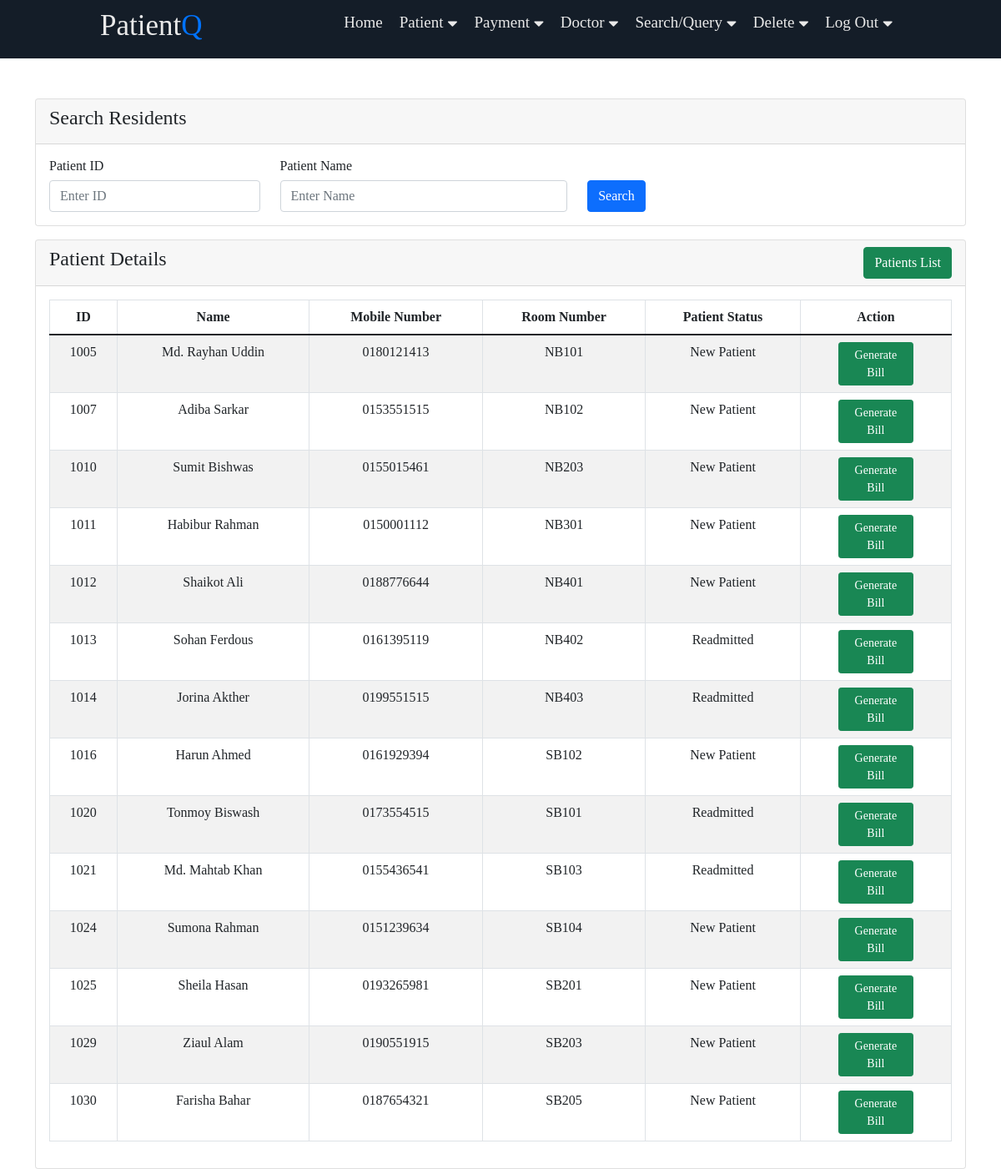
Page /v_02/payment/search-residents.php on the committed database.
### tables this page shows
create table patient (
    p_id int auto_increment,
    p_name varchar(30),
    p_age smallint,
    p_sex varchar(1),
    mobile_no varchar(15),
    address varchar(40),
    isResident varchar(1),
    room_no varchar(10),
    primary key (p_id),
    check (isResident = '0' or isResident = '1'),
    check (p_sex = 'F' or p_sex = 'M')
);

### v_02/payment/search-residents.php (the view, shortened to what this page needs)
<?php
    include('../includes/header.php');
    include ('../roots/db-connect.php');
?>
<div class="container mt-5">
<div class="row">
    <div class="col-md-12 mb-3">
        <div class="card">
            <div class="card-header">
                <h4>Search Residents</h4>
            </div>
            <div class="card-body">
                <div class="row">
                    <div class="col-md-12">
                        <form action="" method="GET">
                            <div class="row">
                                <div class="col-sm-3">
                                    <p class="h6">Patient ID</p>
                                    <input type="number" name="search_p_id" value="<?php if (isset($_GET['search_p_id'])) {echo $_GET['search_p_id']; } ?>" class="form-control" placeholder="Enter ID" >
                                </div>
                                <div class="col-sm-4">
                                    <p class="h6">Patient Name</p>
                                    <input type="text" name="search_p_name" value="<?php if (isset($_GET['search_p_name'])) {echo $_GET['search_p_name']; } ?>" class="form-control" placeholder="Enter Name">
                                </div>
                                <div class="col-sm-1 text-center">
                                    <p class="h6">&nbsp</p>
                                    <button type="submit" class="btn btn-primary">Search</button>
                                </div>
                            </div>
                        </form>
                    </div>
                </div>
            </div>
        </div>
    </div>
    <div class="col-md-12">
        <div class="card">
            <div class="card-header">
                <h4>Patient Details
                    <a href="../patient/search-patient.php" class = "btn btn-success float-end">Patients List</a>
                </h4>
            </div>
            <div class="card-body">
                <table class="table table-bordered table-striped">
                    <thead align="center">
                        <tr>
                            <th>ID</th>
                            <th>Name</th>
                            <th>Mobile Number</th>
                            <th>Room Number</th>
                            <th>Patient Status</th>
                            <th>Action</th>
                        </tr>
                    </thead>
                    <tbody align="center">
                        <?php
                            $searched_id = $_GET['search_p_id'];
                            $searched_name = $_GET['search_p_name'];
                            if (!$searched_id and !$searched_name) {
                                $query = "SELECT * FROM patient WHERE isResident = '1' ";
                            } else if ($searched_id and !$searched_name) {
                                $query = "SELECT * FROM patient WHERE p_id = $searched_id AND isResident = '1' ";
                            } else if (!$searched_id and $searched_name) {
                                $query = "SELECT * FROM patient WHERE p_name LIKE '%$searched_name%' AND isResident = '1'";
                            } else {
                                $query = "SELECT * FROM patient WHERE p_id = $searched_id AND p_name LIKE '%$searched_name%' AND isResident = '1' ";
                            }
                            $query_run = mysqli_query($connect, $query);
                            if (mysqli_num_rows($query_run) > 0) {
                                foreach ($query_run as $patient) {
                                    ?>
                                    <tr>
                                        <td> <?= $patient['p_id']; ?> </td>
                                        <td> <?= $patient['p_name']; ?> </td>
                                        <td> <?= $patient['mobile_no']; ?> </td>
                                        <td> <?= $patient['room_no']; ?> </td>
                                        <?php
                                            $p_id = $patient['p_id'];
                                            $query = "SELECT COUNT(visit_count) visit_count FROM payment_history where p_id = '$p_id' ";
                                            $query_run_visit = mysqli_query($connect, $query);
                                            $visitTuple = mysqli_fetch_assoc($query_run_visit);
                                            $v_cnt = $visitTuple['visit_count'];
                                            $query = "SELECT COUNT(*) charge_count FROM patient_record where p_id = '$p_id' AND visit_count = '$v_cnt' ";
                                            $query_run_charge = mysqli_query($connect, $query);
                                            $chargeTuple = mysqli_fetch_assoc($query_run_charge);
                                            $charge_cnt = $chargeTuple['charge_count'];
                                            $query = "SELECT paid FROM payment_history where p_id = '$p_id' AND visit_count = '$v_cnt' ";
                                            $query_run_paid = mysqli_query($connect, $query);
                                            $paidTuple = mysqli_fetch_assoc($query_run_paid);
                                            $paid = $paidTuple['paid'];
                                        ?>
                                        <?php if (!$v_cnt): ?>
                                            <td>New Patient</td>
                                        <?php elseif ($v_cnt and $paid): ?>
                                            <td>Readmitted</td>
                                        <?php elseif ($v_cnt and !$paid and !$charge_cnt): ?>
                                            <td>Add Charge</td>
                                        <?php else: ?>
                                            <td>Generated</td>
                                        <?php endif; ?>
                                        <td>
                                        <?php if (!$v_cnt): ?>
                                            <a href="../payment/generate-bill.php?p_id=<?= $patient['p_id']; ?>" class="btn btn-success btn-sm" style="width:55%">Generate Bill</a>
                                        <?php elseif ($v_cnt and $paid): ?>
                                            <a href="../payment/generate-bill.php?p_id=<?= $patient['p_id']; ?>" class="btn btn-success btn-sm" style="width:55%">Generate Bill</a>
                                        <?php elseif ($v_cnt and !$paid and !$charge_cnt): ?>
                                            <a href="../payment/include-charges.php?p_id=<?= $patient['p_id']; ?>" class="btn btn-warning btn-sm" style="width:55%">Add Charge</a>
                                        <?php else: ?>
                                            <a href="../payment/include-discount.php?p_id=<?= $patient['p_id']; ?>" class="btn btn-danger btn-sm" style="width:55%">Payment</a>
                                        <?php endif; ?>
                                        </td>
                                    </tr>
                                    <?php
                                }
                            } else {
                                ?>
                                    <tr>
                                        <td colspan="5">No Record Found!</td>
                                    </tr>
                                <?php
                            }
                        ?>
                    </tbody>
                </table>
            </div>
        </div>
    </div>
</div>
</div>
<?php
    include('../includes/footer.php');
?>

### v_02/navbar/style.css (style rules this page uses)
:root { --color-primary: #0073ff; --color-white: #e9e9e9; --color-black: #141d28; --color-black-1: #212b38; }
* { margin: 0; padding: 0; box-sizing: border-box; }
body { font-family: Trebuchet MS; }

### rows in the picture
patient: p_id "1005", p_name "Md. Rayhan Uddin", mobile_no "0180121413", room_no "NB101", shows "New Patient"
patient: p_id "1007", p_name "Adiba Sarkar", mobile_no "0153551515", room_no "NB102", shows "New Patient"
patient: p_id "1010", p_name "Sumit Bishwas", mobile_no "0155015461", room_no "NB203", shows "New Patient"
patient: p_id "1011", p_name "Habibur Rahman", mobile_no "0150001112", room_no "NB301", shows "New Patient"
patient: p_id "1012", p_name "Shaikot Ali", mobile_no "0188776644", room_no "NB401", shows "New Patient"
patient: p_id "1013", p_name "Sohan Ferdous", mobile_no "0161395119", room_no "NB402", shows "Readmitted"
patient: p_id "1014", p_name "Jorina Akther", mobile_no "0199551515", room_no "NB403", shows "Readmitted"
patient: p_id "1016", p_name "Harun Ahmed", mobile_no "0161929394", room_no "SB102", shows "New Patient"
patient: p_id "1020", p_name "Tonmoy Biswash", mobile_no "0173554515", room_no "SB101", shows "Readmitted"
patient: p_id "1021", p_name "Md. Mahtab Khan", mobile_no "0155436541", room_no "SB103", shows "Readmitted"
patient: p_id "1024", p_name "Sumona Rahman", mobile_no "0151239634", room_no "SB104", shows "New Patient"
patient: p_id "1025", p_name "Sheila Hasan", mobile_no "0193265981", room_no "SB201", shows "New Patient"
patient: p_id "1029", p_name "Ziaul Alam", mobile_no "0190551915", room_no "SB203", shows "New Patient"
patient: p_id "1030", p_name "Farisha Bahar", mobile_no "0187654321", room_no "SB205", shows "New Patient"
